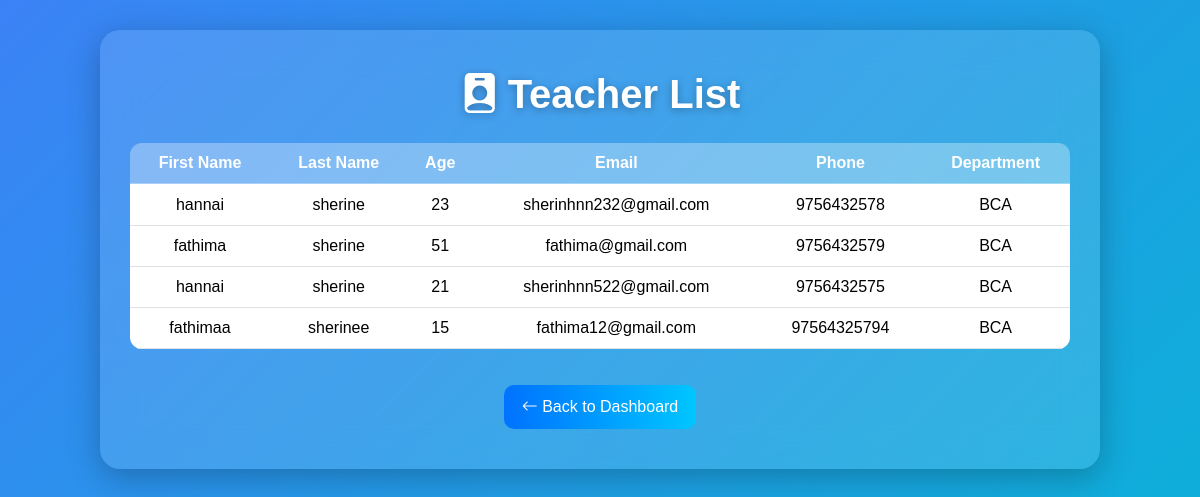
The app's page /teacherview/, older data.
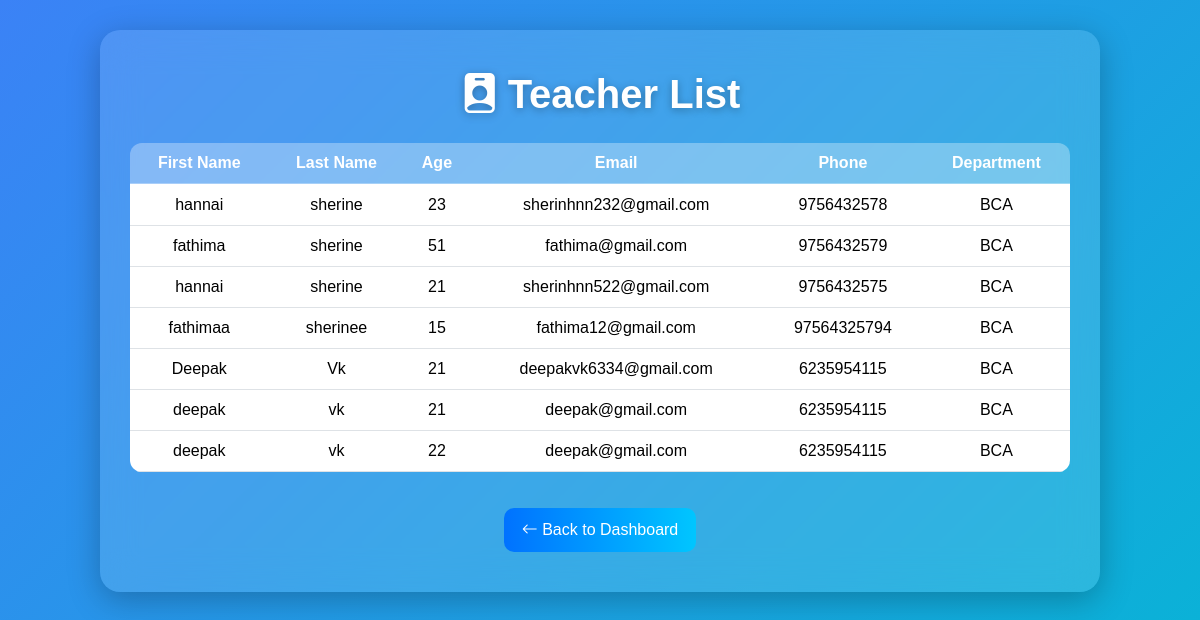
The same page, newer data.
### myapp/models.py (models this page shows)
class Teacher1(models.Model):
    department_id=models.ForeignKey(Department,on_delete=models.CASCADE)
    teach_id=models.ForeignKey(User,on_delete=models.CASCADE)
    age=models.IntegerField()
    phone=models.BigIntegerField()
    class Meta:
        db_table='Teacher1'

class User(AbstractUser):
    usertype=models.CharField(max_length=50)

class Department(models.Model):
    department_name=models.CharField(max_length=50)

### myapp/views.py (the view)
# urls.py: path('teacherview/', views.teach_view),
def teach_view(request):
    data=Teacher1.objects.all()
    return render(request,'teacherv.html',{'data':data})

### myapp/templates/teacherv.html (shortened to what this page needs)
<!DOCTYPE html>
<html lang="en">
<head>
  <link href="https://cdn.jsdelivr.net/npm/bootstrap@5.3.8/dist/css/bootstrap.min.css" rel="stylesheet">
  <link href="https://cdn.jsdelivr.net/npm/bootstrap-icons@1.10.5/font/bootstrap-icons.css" rel="stylesheet">
</head>
<body>
  <div class="container">
    <h1><i class="bi bi-person-badge-fill me-2"></i>Teacher List</h1>
    <div class="table-responsive">
      <table class="table table-hover align-middle">
        <thead>
          <tr>
            <th>First Name</th>
            <th>Last Name</th>
            <th>Age</th>
            <th>Email</th>
            <th>Phone</th>
            <th>Department</th>
          </tr>
        </thead>
        <tbody>
          {% for i in data %}
          <tr>
            <td>{{i.teach_id.first_name}}</td>
            <td>{{i.teach_id.last_name}}</td>
            <td>{{i.age}}</td>
            <td>{{i.teach_id.email}}</td>
            <td>{{i.phone}}</td>
            <td>{{i.department_id.department_name}}</td>
          </tr>
          {% endfor %}
        </tbody>
      </table>
    </div>
    <div class="text-center">
      <a href="/adminhome/" class="btn-back">
        <i class="bi bi-arrow-left"></i> Back to Dashboard
      </a>
    </div>
  </div>
</body>
</html>

### myapp/templates/teacherv.html (style rules this page uses)
body { background: linear-gradient(135deg, #3b82f6, #06b6d4, #22d3ee); background-size: 200% 200%; animation: gradientShift 8s ease infinite; font-family: 'Poppins', sans-serif; color: #fff; min-height: 100vh; padding: 30px 15px; }
.container { max-width: 1000px; background: rgba(255, 255, 255, 0.12); backdrop-filter: blur(18px); border-radius: 20px; padding: 40px 30px; box-shadow: 0 8px 32px rgba(0, 0, 0, 0.25); color: #fff; animation: fadeIn 0.8s ease forwards; }
h1 { text-align: center; color: #ffffff; text-shadow: 0 2px 8px rgba(0, 0, 0, 0.3); margin-bottom: 25px; font-weight: 700; }
.table { background-color: rgba(255, 255, 255, 0.15); color: #fff; border-radius: 12px; overflow: hidden; }
.table thead th { background-color: rgba(255, 255, 255, 0.2); color: #fff; font-weight: 600; text-align: center; border-bottom: 2px solid rgba(255, 255, 255, 0.3); }
.table td, .table th { text-align: center; vertical-align: middle; }
.btn-back { display: inline-block; margin-top: 20px; background: linear-gradient(90deg, #0072ff 0%, #00c6ff 100%); border: none; border-radius: 10px; padding: 10px 18px; color: #fff; font-weight: 500; transition: 0.3s; text-decoration: none; }

Row changes from the older to the newer data that the page shows:
added Teacher1: teach_id.first_name "Deepak", teach_id.last_name "Vk", age "21", teach_id.email "deepakvk6334@gmail.com", phone "6235954115", department_id.department_name "BCA"
added Teacher1: teach_id.first_name "deepak", teach_id.last_name "vk", age "21", teach_id.email "deepak@gmail.com", phone "6235954115", department_id.department_name "BCA"
added Teacher1: teach_id.first_name "deepak", teach_id.last_name "vk", age "22", teach_id.email "deepak@gmail.com", phone "6235954115", department_id.department_name "BCA"
